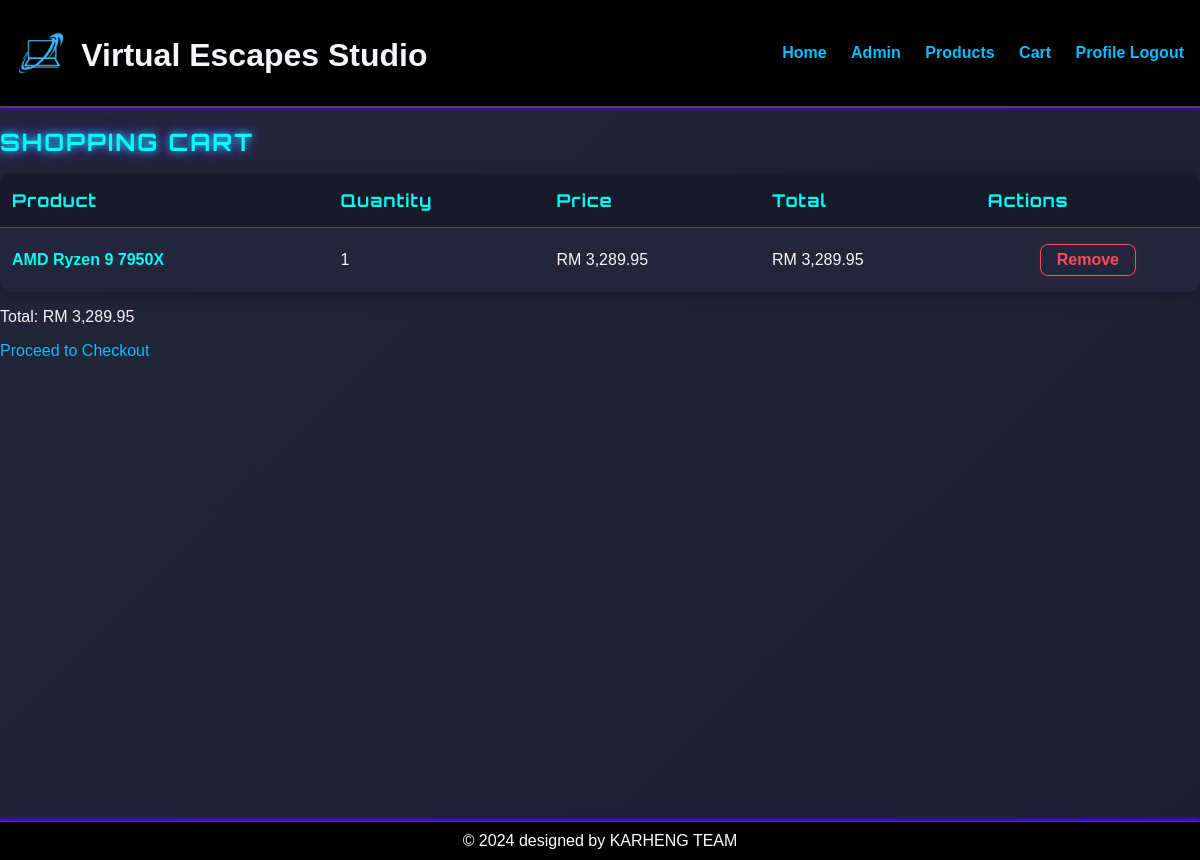
Screenshot of /mem_order/cart.php (signed in) with the database file from the repository.
### tables this page shows
CREATE TABLE `cart` (
  `Cart_ID` int(11) NOT NULL,
  `User_ID` char(6) NOT NULL,
  `Product_ID` char(4) NOT NULL,
  `Quantity` int(11) NOT NULL,
  `Total_Price_Cart` decimal(10,2) NOT NULL,
  `Added_Date` datetime NOT NULL
);

CREATE TABLE `product` (
  `Product_ID` char(4) NOT NULL,
  `Product_Name` varchar(100) NOT NULL,
  `Product_Description` text DEFAULT NULL,
  `Product_Price` decimal(10,2) NOT NULL,
  `Stock_Quantity` int(11) NOT NULL,
  `Category_ID` char(4) DEFAULT NULL
);

### base.php (called while the page is built, shortened)
<?php
function getCartItems($conn, $user_id) {
    $stmt = $conn->prepare("
        SELECT c.*, c.Quantity as quantity, p.Product_Name as product_name, p.Product_Price as price, p.Product_Description
        FROM Cart c
        JOIN product p ON c.Product_ID = p.Product_ID
        WHERE c.User_ID = ?
    ");
    $stmt->execute([$user_id]);
    return $stmt->fetchAll(PDO::FETCH_ASSOC);
}
function calculateCartTotal($cart_items) {
    return array_sum(array_map(function($item) {
        return $item['price'] * $item['quantity'];
    }, $cart_items));
}
?>

### mem_order/cart.php (the view, shortened to what this page needs)
<?php
require_once '../base.php';
require_once '../includes/header.php';
require_once '../db.php';
$user_id = $_SESSION['user_id'];
$cart_items = getCartItems($conn, $user_id);
?>
<h2>Shopping Cart</h2>
<?php if (empty($cart_items)): ?>
    <p class="cart-empty">Your cart is empty.</p>
<?php else: ?>
    <table class="cart-table">
        <thead>
            <tr>
                <th>Product</th>
                <th>Quantity</th>
                <th>Price</th>
                <th>Total</th>
                <th>Actions</th>
            </tr>
        </thead>
        <tbody>
            <?php foreach ($cart_items as $item): ?>
                <tr>
                    <td class="product-cell">
                        <span class="cart-product-name-hover">
                            <?= htmlspecialchars($item['product_name']); ?>
                        </span>
                    </td>
                    <td><?= $item['quantity']; ?></td>
                    <td>RM <?= number_format($item['price'], 2); ?></td>
                    <td>RM <?= number_format($item['price'] * $item['quantity'], 2); ?></td>
                    <td class="actions">
                        <div style="display: flex; flex-direction: column; align-items: center; gap: 8px;">
                            <a href="remove_from_cart.php?cart_id=<?= htmlspecialchars($item['Cart_ID']); ?>" class="cart-remove-btn">Remove</a>
                        </div>
                    </td>
                </tr>
            <?php endforeach; ?>
        </tbody>
    </table>
    <p class="cart-total-row">Total: RM <?= number_format(calculateCartTotal($cart_items), 2); ?></p>
    <a href="checkout.php">Proceed to Checkout</a>
<?php endif; ?>
<?php require_once '../includes/footer.php'; ?>

### css/styles.css (style rules this page uses)
:root { --primary-bg: #181a2a; --secondary-bg: #23263a; --card-bg: #23263a; --accent-color: #00bfff; --text-color: #f5f6fa; --text-muted: #b0b3c6; --input-bg: #23263a; --input-border: #3a3f5c; --border-color: #4d4d4d; --error-color: #dc3545; --success-color: #28a745; }
body { font-family: Arial, sans-serif; margin: 0; padding: 0; background: linear-gradient(135deg, #23263a 0%, #181a2a 100%); background-size: 200% 200%; animation: bgmove 10s ease-in-out infinite; font-family: 'Arial', sans-serif; color: var(--text-color); }
h1, h2, h3, h4, h5, h6 { margin-bottom: 1rem; color: var(--text-color); }
h2, .product-card h3 { font-family: 'Orbitron', Arial, sans-serif; letter-spacing: 2px; text-transform: uppercase; color: #00fff7; text-shadow: 0 0 8px #00fff7, 0 0 16px #6f00ff; }
a { color: var(--accent-color); text-decoration: none; }
body { padding-bottom: 60px; min-height: 100vh; position: relative; }
::placeholder { color: #b0b3c6; opacity: 1; }
.cart-table { width: 100%; border-collapse: separate; border-spacing: 0 6px; }
.cart-remove-btn { color: #ff4b5c; background: none; border: 1px solid #ff4b5c; padding: 6px 16px; border-radius: 8px; font-weight: 600; font-size: 1em; text-decoration: none; transition: background 0.15s, color 0.15s, box-shadow 0.15s; box-shadow: 0 2px 8px rgba(255,75,92,0.10); cursor: pointer; outline: none; display: inline-block; }
.cart-product-name-hover { position: relative; color: #00fff7; font-weight: 600; cursor: pointer; transition: color 0.15s; }

### mem_order/cart.php (style rules this page uses)
.cart-table { width: 100%; border-collapse: separate; border-spacing: 0; background: var(--secondary-bg); border-radius: 12px; overflow: hidden; box-shadow: 0 4px 16px rgba(0,0,0,0.28); }
.cart-table th, .cart-table td { padding: 16px 12px; text-align: left; border-bottom: 1px solid var(--border-color); color: var(--text-color); }
.cart-table th { background: var(--primary-bg); color: #00fff7; font-family: 'Orbitron', Arial, sans-serif; letter-spacing: 1px; font-size: 1.1em; }
.cart-table tbody tr:last-child td { border-bottom: none; }
.cart-table td.actions { text-align: center; }
.cart-table td.product-cell { position: relative; cursor: pointer; }

### rows the page displays
cart: Product_ID.Product_Name "AMD Ryzen 9 7950X", Quantity "1", Product_ID.Product_Price "3,289.95", $item['price'] * $item['quantity'] "3,289.95", calculateCartTotal($cart_items) "3,289.95"
